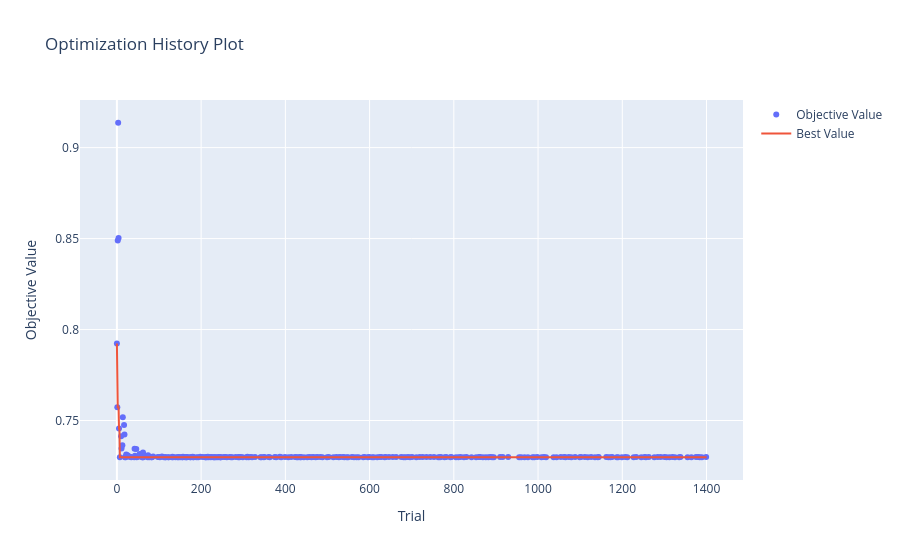

The cell this chart's notebook holds for it:
### Markdown cell above
Como a transformação logarítmica apresentou uma importância muito grande, ofuscando as demais. Isso indica que ela foi essencial para o desempenho do modelo, ao passo que o único hiperparâmetro que compõe o alpha foi o último em escala de importância, atrás de todas as transformações.

### Code cell
vis.plot_optimization_history(estudo_hpc)

### Figure 1 — Plotly figure (JSON) as saved in the notebook; plotly's stock layout.template omitted (floating-point values rounded to 4 significant figures; data arrays with more than 128 entries replaced by an {"elided": "..."} marker saying what was removed)
{"data": [{"mode": "markers", "name": "Objective Value", "type": "scatter", "x": {"elided": "256 int values"}, "y": {"elided": "256 float values"}}, {"mode": "lines", "name": "Best Value", "type": "scatter", "x": {"elided": "1401 int values"}, "y": {"elided": "1401 float values"}}, {"marker": {"color": "#cccccc"}, "mode": "markers", "name": "Infeasible Trial", "showlegend": false, "type": "scatter", "x": [], "y": []}], "layout": {"title": {"text": "Optimization History Plot"}, "xaxis": {"title": {"text": "Trial"}}, "yaxis": {"title": {"text": "Objective Value"}}}}
